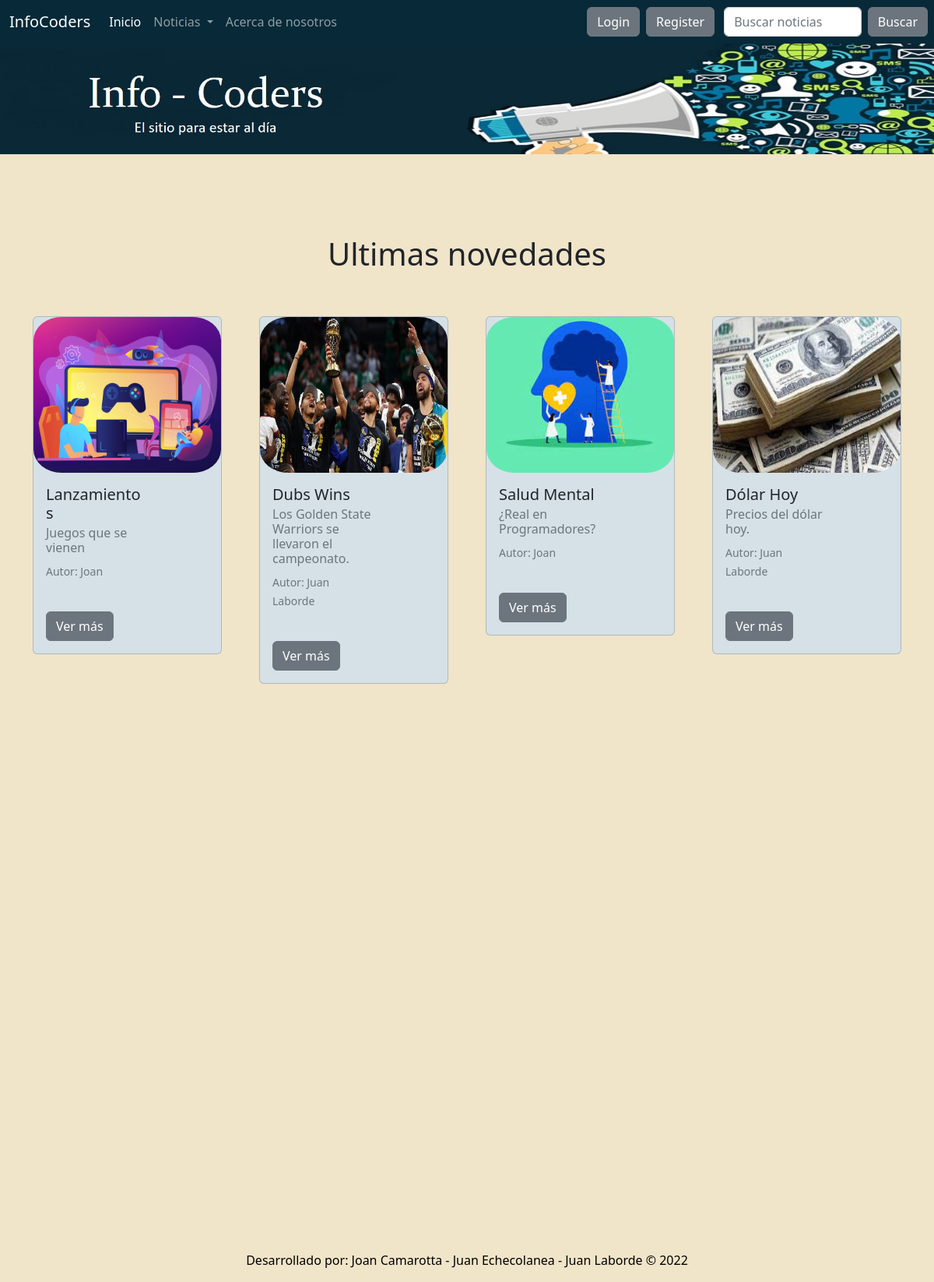
The page / on the database its author committed.
### blog/models.py (models this page shows, shortened)
class Note(models.Model):
    title = models.CharField(max_length=100, blank=True, null=True)
    subtitle = models.CharField(max_length=100)
    author = models.CharField(max_length=50)
    publish_date = models.DateField(default=now)
    text = models.TextField(blank=True)
    category = models.ForeignKey('Categoria', on_delete=models.CASCADE, related_name='blog')
    image = models.ImageField(upload_to='note_image', blank = True, null = True)
    is_active = models.BooleanField(default=True, blank = True)
    class Meta:
        verbose_name = 'Nota'
        verbose_name_plural = 'Notas'

### PFC/views.py (the view)
# urls.py: path('', index),
def index(request):
    inicio = Note.objects.all().order_by('-publish_date')[:4]
    return render(request, 'index.html', {'inicio': inicio})

### templates/index.html (shortened to what this page needs)
{% extends 'base.html' %}
{% load static%}
{% block content %}
<div>
<img src="/media/blog_de_noticias.jpg" class="img-fluid" alt="...">
</div>
<br>
<br>
{% endblock%}
{% block content2 %}
<h1
class="fw-bopld text-center py-5">
Ultimas novedades
</h1>
<div class="container px-8 px-lg-7 mt-5;" style="width: 1200px">
    <div class="row gx-4 gx-lg-5 row-cols-2 row-cols-md-3 row-cols-xl-4 justify-content-center">
      {% for note in inicio %}
        <div class="col mb-5">
            <div class="card h-40" style="background-color:#d5e1e6">
              {% if note.image %}
              <img class="img-fluid" src="{{note.image.url}}" style= "border-radius: 15%; border: 5px; width: 287px; height: 200px; position: relative;"/>
              {% endif %}
              <div class="col-md-8">
                <div class="card-body">
                  <h5 class="card-title">{{note.title}}</h5>
                  <h6 class="card-subtitle mb-2 text-muted">{{note.subtitle}}</h6>
                  <p class="card-text"><small class="text-muted">Autor: {{note.author}}</small></p>
                  <br>
                  <a href="/noticias/leer-noticia/{{note.id}}/" class="btn btn-secondary">Ver más</a>
                </div>
              </div>
            </div>
          </div>
          {% endfor %}
{% endblock %}

### templates/base.html (style rules this page uses)
body { background-color: #f0e4c9; margin: 0; }

### rows shown on the page
Note: image (picture), title "Lanzamientos", subtitle "Juegos que se vienen", author "Joan"
Note: image (picture), title "Dubs Wins", subtitle "Los Golden State Warriors se llevaron el campeonato.", author "Juan Laborde"
Note: image (picture), title "Salud Mental", subtitle "¿Real en Programadores?", author "Joan"
Note: image (picture), title "Dólar Hoy", subtitle "Precios del dólar hoy.", author "Juan Laborde"
